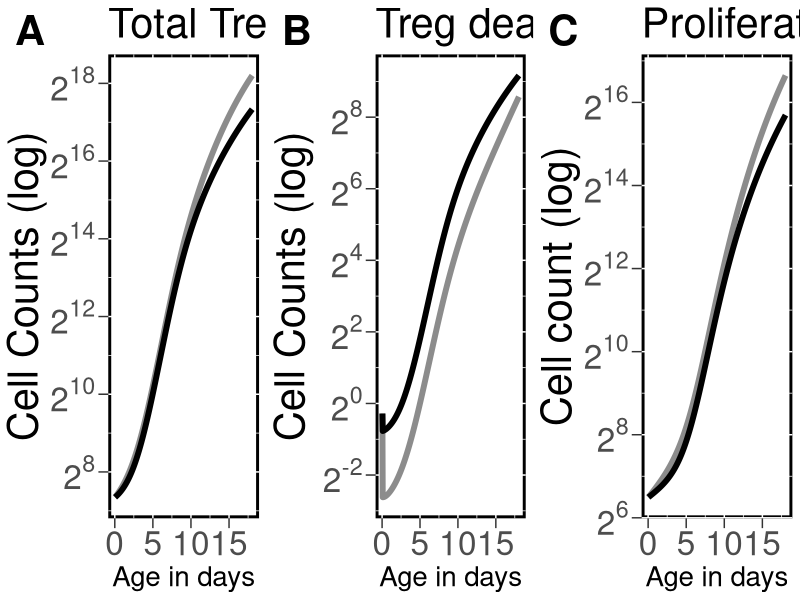

The R script that drew this image:
library(ggplot2)
library(MASS)
library(scales)
library(ggpubr)
library(rstudioapi)
if (rstudioapi::isAvailable()) {
  script_path <- rstudioapi::getActiveDocumentContext()$path
  setwd(dirname(script_path))
}

WTevery = read.csv("../../Data/ModelOutputEverythingWT_final.csv")
KOevery = read.csv("../../Data/ModelOutputEverythingKO_final.csv")
WTevery$hour = 1:nrow(WTevery)/24
KOevery$hour = 1:nrow(KOevery)/24

lineWT = 2
lineKO = 2
panelSize = 2
xAxisSize = 20
yAxisSize = 30
TitleSize = 30
tixkSize = 30


TregLoss = ggplot() +
  geom_line(data=WTevery, aes(x=hour, y=TregLoss), colour = "#8c8c8cff", lwd = lineWT)+
  geom_line(data=KOevery, aes(x = hour, y=TregLoss), colour = "black", lwd = lineKO)+
  theme(panel.background = element_rect(fill = "white", colour = "black", size = panelSize),
        # legend.key = element_rect(fill = "white", colour = "black"),
        # legend.background = (element_rect(colour= "black", fill = "white")),
        axis.title.x = element_text( colour="black", size=xAxisSize),
        axis.title.y = element_text( colour = "black", size = yAxisSize),
        plot.title = element_text(lineheight=.8,  size = TitleSize),
        axis.ticks.length=unit(.25, "cm"),
        text = element_text(size=tixkSize))+
  labs(titles = "Treg death rate", x = "Age in days", y = "Cell Counts (log)")+
  scale_y_continuous(trans = log2_trans(),
                     breaks = trans_breaks("log2", function(x) 2^x),
                     labels = trans_format("log2", math_format(2^.x)))



#------------------------------------------------------------------------
#                             Proliferation
#------------------------------------------------------------------------

TregProl = ggplot(data=WTevery, aes(x=hour, y=ProlTregs)) +
  geom_line(colour = "#8c8c8cff",lwd = lineWT)+
  geom_line(data = KOevery, aes(x = hour, y=ProlTregs), colour = "black", lwd = lineKO)+
  # scale_y_continuous(limits = c(0,30))
  theme(panel.background = element_rect(fill = "white", colour = "black", size = panelSize),
        legend.key = element_rect(fill = "white", colour = "black"),
        legend.background = (element_rect(colour= "black", fill = "white")),
        axis.title.x = element_text( colour="black", size=xAxisSize),
        axis.title.y = element_text( colour = "black", size = yAxisSize),
        plot.title = element_text(lineheight=.8,  size = TitleSize),
        axis.ticks.length=unit(.25, "cm"),
        text = element_text(size=tixkSize))+
  labs(titles = "Proliferating Tregs", x = "Age in days", y = "Cell count (log)")+
  scale_y_continuous(trans = log2_trans(),
                     breaks = trans_breaks("log2", function(x) 2^x),
                     labels = trans_format("log2", math_format(2^.x)))

TotalTreg = ggplot() +
  geom_line(data=WTevery, aes(x=hour, y=TregCT), colour = "#8c8c8cff", lwd = lineWT)+
  geom_line(data=KOevery, aes(x = hour, y=TregCT), colour = "black", lwd = lineKO)+
  theme(panel.background = element_rect(fill = "white", colour = "black", size = panelSize),
        # legend.key = element_rect(fill = "white", colour = "black"),
        # legend.background = (element_rect(colour= "black", fill = "white")),
        axis.title.x = element_text( colour="black", size=xAxisSize),
        axis.title.y = element_text( colour = "black", size = yAxisSize),
        plot.title = element_text(lineheight=.8,  size = TitleSize),
        axis.ticks.length=unit(.25, "cm"),
        text = element_text(size=tixkSize))+
  labs(titles = "Total Tregs", x = "Age in days", y = "Cell Counts (log)")+
  scale_y_continuous(trans = log2_trans(),
                     breaks = trans_breaks("log2", function(x) 2^x),
                     labels = trans_format("log2", math_format(2^.x)))


TregDys = ggarrange(TotalTreg, TregLoss, TregProl,
                  ncol = 3, nrow = 1,
                  labels = c("A", "B", "C"),
                  font.label = list(size = 30))




ggsave(file = "../../Plots/SF1/TregDys.pdf", 
       TregDys,
       height = 6,
       width = 18)
